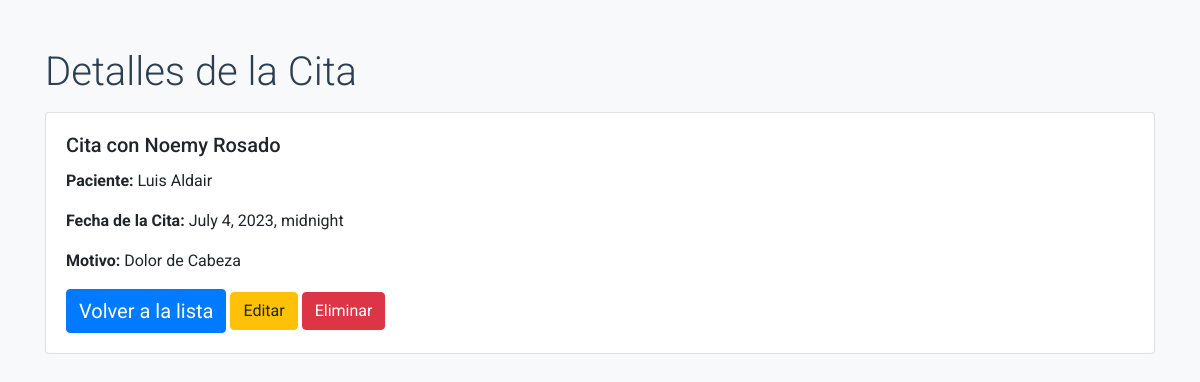
Screenshot of /citas/8/ with the database file from the repository.
### core/models.py (models this page shows, shortened)
class Cita(models.Model):
    paciente = models.ForeignKey(Paciente, on_delete=models.CASCADE)
    doctor = models.ForeignKey(Doctor, on_delete=models.CASCADE)
    fecha_cita = models.DateTimeField()
    motivo = models.TextField()

class Doctor(models.Model):
    nombre = models.CharField(max_length=100)
    especialidad = models.CharField(max_length=100)

class Paciente(models.Model):
    nombre = models.CharField(max_length=100)
    edad = models.IntegerField()
    direccion = models.CharField(max_length=255)

### core/views.py (the view)
# urls.py: path('citas/<int:pk>/', views.detalle_cita, name='detalle_cita'),
def detalle_cita(request, pk):
    cita = get_object_or_404(Cita, pk=pk)
    return render(request, 'core/detalle_cita.html', {'cita': cita})

### core/templates/core/detalle_cita.html (shortened to what this page needs)
{% load static %}
<!DOCTYPE html>
<html>
<head>
    <link href="https://maxcdn.bootstrapcdn.com/bootstrap/4.0.0/css/bootstrap.min.css" rel="stylesheet">
    <link href="{% static 'core/styles.css' %}" rel="stylesheet">
</head>
<body>
    <div class="container mt-5">
        <h1 class="display-4">Detalles de la Cita</h1>
        <div class="card mt-3">
            <div class="card-body">
                <h5 class="card-title">Cita con {{ cita.doctor.nombre }}</h5>
                <p class="card-text"><strong>Paciente:</strong> {{ cita.paciente.nombre }}</p>
                <p class="card-text"><strong>Fecha de la Cita:</strong> {{ cita.fecha_cita }}</p>
                <p class="card-text"><strong>Motivo:</strong> {{ cita.motivo }}</p>
                <a href="{% url 'lista_citas' %}" class="btn btn-primary">Volver a la lista</a>
                <a href="{% url 'editar_cita' cita.pk %}" class="btn btn-warning">Editar</a>
                <a href="{% url 'eliminar_cita' cita.pk %}" class="btn btn-danger">Eliminar</a>
            </div>
        </div>
    </div>
</body>
</html>

### core/static/core/styles.css (style rules this page uses)
body { font-family: 'Roboto', sans-serif; background-color: #f8f9fa; margin: 0; height: 100vh; }
h1 { color: #2c3e50; }
.container { margin-top: 50px; }
.display-4 { font-size: 2.5rem; font-weight: 300; line-height: 1.2; }
.btn-primary, .btn-success { font-size: 1.25rem; }

### rows the page displays
Cita: doctor.nombre "Noemy Rosado", paciente.nombre "Luis Aldair", fecha_cita "July 4, 2023, midnight", motivo "Dolor de Cabeza"
